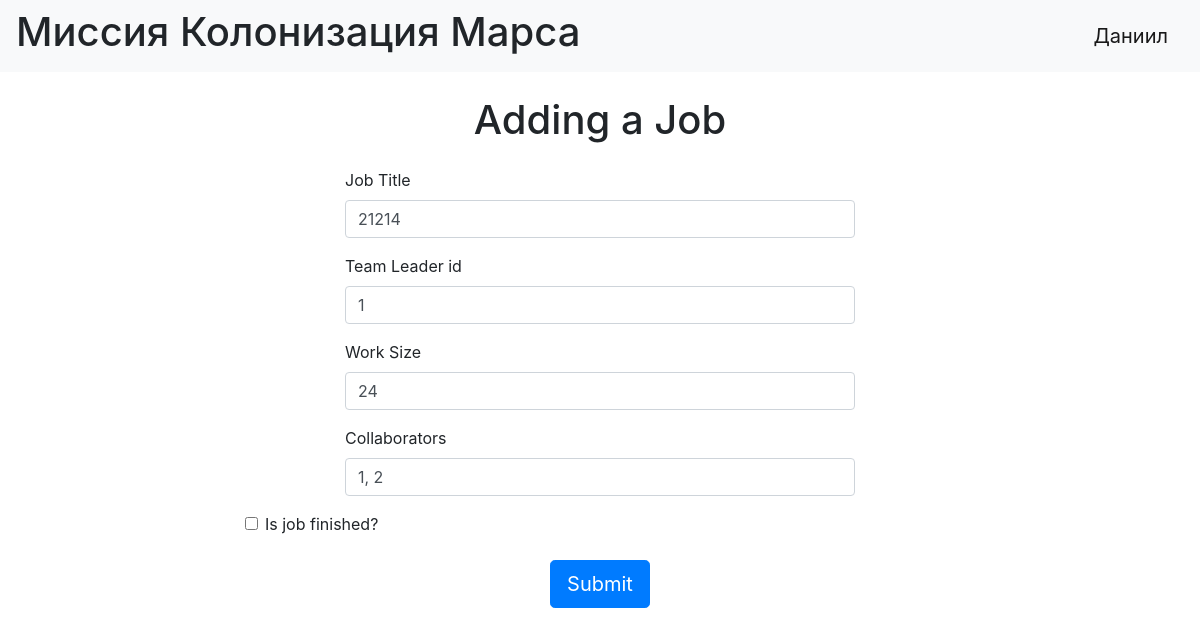
Screenshot of /edit_job/1 (signed in) with the database file from the repository.
### data/users.py (models this page shows, shortened)
class User(SqlAlchemyBase, UserMixin):
    __tablename__ = 'users'
    id = Column(Integer, primary_key=True, autoincrement=True)
    surname = Column(String, nullable=False)
    name = Column(String, nullable=False)
    age = Column(Integer, nullable=False)
    position = Column(String, nullable=False)
    speciality = Column(String, nullable=False)
    address = Column(String, nullable=False)
    email = Column(String, unique=True, nullable=False)
    hashed_password = Column(String, nullable=False)
    modified_date = Column(DateTime)

### data/jobs.py (models this page shows)
class Jobs(SqlAlchemyBase):
    __tablename__ = 'jobs'
    id = sqlalchemy.Column(sqlalchemy.Integer, primary_key=True, autoincrement=True)
    team_leader = sqlalchemy.Column(sqlalchemy.Integer, sqlalchemy.ForeignKey('users.id'), nullable=False)
    job = sqlalchemy.Column(sqlalchemy.String, nullable=False)
    work_size = sqlalchemy.Column(sqlalchemy.Integer, nullable=False)
    collaborators = sqlalchemy.Column(sqlalchemy.String, nullable=False)
    start_date = sqlalchemy.Column(sqlalchemy.DateTime, default=datetime.now)
    end_date = sqlalchemy.Column(sqlalchemy.DateTime)
    is_finished = sqlalchemy.Column(sqlalchemy.Boolean, default=False)
    who_created = sqlalchemy.Column(sqlalchemy.Integer, nullable=False)
    user = orm.relationship('User')

### main.py (the view)
@app.route('/edit_job/<int:id>', methods=['GET', 'POST'])
@login_required
def edit_job(id):
    db_sess = db_session.create_session()
    job = db_sess.query(Jobs).join(User).filter(Jobs.id == id).first()
    if not job or (current_user.id != job.team_leader and current_user.id != 1):
        db_sess.close()
        abort(403)
    form = JobForm()
    if form.validate_on_submit():
        try:
            if str(job.team_leader) != form.team_leader.data:
                new_leader = db_sess.get(User, int(form.team_leader.data))
                if not new_leader:
                    raise ValueError("Руководитель не найден")
            job.job = form.job.data
            job.team_leader = int(form.team_leader.data)
            job.work_size = form.work_size.data
            job.collaborators = form.collaborators.data
            job.is_finished = form.is_finished.data
            db_sess.commit()
            return redirect(url_for('index'))
        except Exception as e:
            print(e)
        db_sess.close()
    elif request.method == 'GET':
        form.job.data = job.job
        form.team_leader.data = str(job.team_leader)
        form.work_size.data = job.work_size
        form.collaborators.data = job.collaborators
        form.is_finished.data = job.is_finished
    db_sess.close()
    return render_template('add_job.html', form=form, title='Редактирование работы')

### forms/job.py
class JobForm(FlaskForm):
    job = StringField('Job Title', validators=[DataRequired()])
    team_leader = IntegerField('Team Leader id', validators=[DataRequired()])
    work_size = IntegerField('Work Size', validators=[DataRequired()])
    collaborators = StringField('Collaborators', validators=[DataRequired()])
    is_finished = BooleanField('Is job finished?')
    submit = SubmitField('Submit')

### data/db_session.py (called while the page is built)
def create_session() -> Session:
    global __factory
    return __factory()

### main.py (called while the page is built)
@login_manager.user_loader
def load_user(user_id):
    db_sess = db_session.create_session()
    return db_sess.query(User).get(user_id)

### templates/add_job.html (shortened to what this page needs)
{% extends "base.html" %}
{% block content %}
<div class="container mt-4">
    <h1 class="text-center mb-4">Adding a Job</h1>
    <form action="" method="post" class="col-md-8 mx-auto">
        <div class="form-group mb-3">
            {{ form.job.label(class="form-label") }}
            {{ form.job(class="form-control") }}
        </div>
        <div class="form-group mb-3">
    {{ form.team_leader.label(class="form-label") }}
    {{ form.team_leader(class="form-control") }}
</div>
        <div class="form-group mb-3">
            {{ form.work_size.label(class="form-label") }}
            {{ form.work_size(class="form-control") }}
        </div>
        <div class="form-group mb-3">
            {{ form.collaborators.label(class="form-label") }}
            {{ form.collaborators(class="form-control") }}
        </div>
        <div class="form-check mb-4">
            {{ form.is_finished(class="form-check-input") }}
            {{ form.is_finished.label(class="form-check-label") }}
        </div>
        <div class="text-center">
            {{ form.submit(class="btn btn-primary btn-lg") }}
        </div>
    </form>
</div>
{% endblock %}

### templates/base.html (shortened to what this page needs)
<!doctype html>
<html lang="en">
<head>
    <link rel="stylesheet"
          href="https://stackpath.bootstrapcdn.com/bootstrap/4.4.1/css/bootstrap.min.css"
>
</head>
<body>
<header>
    <nav class="navbar navbar-light bg-light">
        <h1>Миссия Колонизация Марса</h1>
        {% if current_user.is_authenticated %}
            <a class="navbar-brand" href="/logout">{{ current_user.name }}</a>
        {% else %}
            <p>
            <a class="btn btn-primary " href="/register">Зарегистрироваться</a>
            <a class="btn btn-success" href="/login">Войти</a>
            </p>
        {% endif %}
    </nav>
</header>
<main>
    {% block content %}{% endblock %}
</main>
</body>
</html>

### templates/base.html (style rules this page uses)
.form-group { margin-left: 100px; margin-right: 100px; }

### rows the page displays
User: name "Даниил"
Jobs: job "21214", team_leader "1", work_size "24", collaborators "1, 2"
